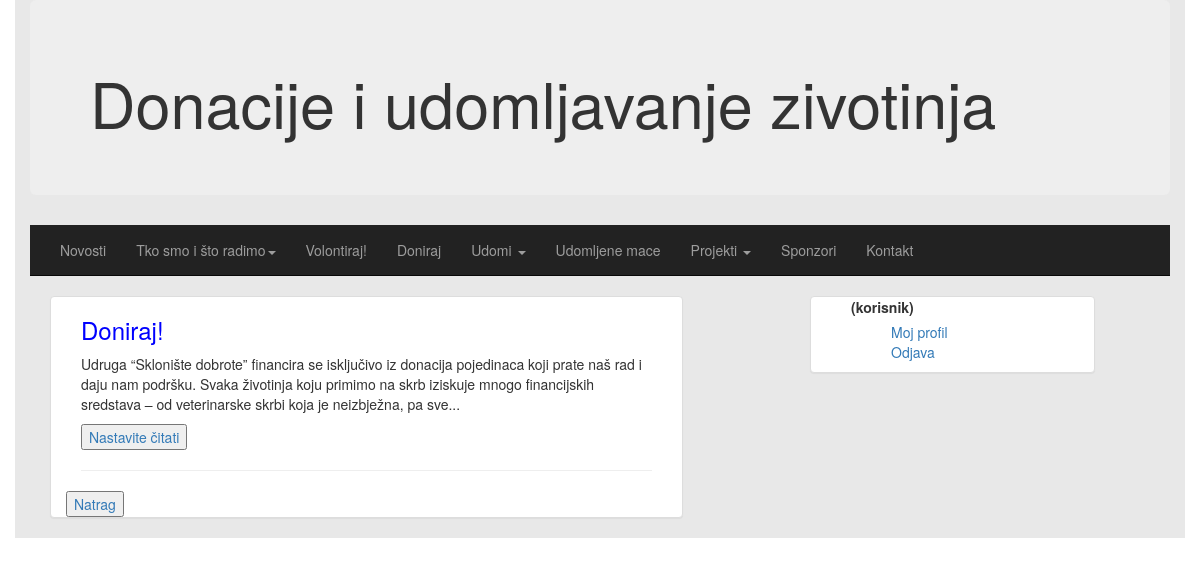
The page /doniraj.php on the database its author committed.
### tables this page shows
CREATE TABLE `volontirajidoniraj` (
  `id` int(11) NOT NULL,
  `naslov` varchar(256) NOT NULL,
  `tekst` text NOT NULL,
  `slika` varchar(128) NOT NULL
);

### doniraj.php (the view, shortened to what this page needs)
<!DOCTYPE html>
<html>
<head>
  <link rel="stylesheet" href="http://maxcdn.bootstrapcdn.com/bootstrap/3.3.4/css/bootstrap.min.css">
</head>
<body>
<div class="container" style="background-color:#E8E8E8">
  <div class="jumbotron">
    <h1>Donacije i udomljavanje zivotinja</h1>
  </div>
   <div class="navbar navbar-inverse navbar-static-top" role="navigation">
	   <div class="container">
    <div class="navbar-collapse collapse">
     <ul class="nav navbar-nav navbar-center">
       <li clas="active"><a href="index.php">Novosti</a></li>
       <li class="dropdown">
         <a href="#" class="dropdown-toggle" data-toggle="dropdown">Tko smo i što radimo<b class="caret"></b></a>
       </li>
       <li clas="active"><a href="#">Volontiraj!</a></li>
       <li clas="active"><a href="#">Doniraj</a></li>
       <li class="dropdown">
        <a href="#" class="dropdown-toggle" data-toggle="dropdown">Udomi <b class="caret"></b></a>
       </li>
       <li><a href="#">Udomljene mace</a></li>
       <li class="dropdown">
        <a href="#" class="dropdown-toggle" data-toggle="dropdown">Projekti <b class="caret"></b></a>
       </li>
       <li><a href="#">Sponzori</a></li>
       <li><a href="kontakt.php">Kontakt</a></li>
     </ul>
    </div>
	   </div>
   </div>
    <div clas="col-md-12">
    <div class="col-md-8" style="margin-left:20px">
    <?php
    $mysqli = new mysqli("localhost", "root", "root", "seminar2");
          $query= "SELECT * from volontirajidoniraj where id=2";
          $result=  $mysqli->query($query);
          while($row= $result->fetch_assoc() ){
          echo '<div class="row">';
            echo '<div class="col-md-10 panel panel-default">';
            echo '<div class="col-md-12">';
            echo '<h3 style="color:blue">' . $row['naslov']  . '</h3>';
            echo '</div>';
            $pola = substr("$row[tekst]", 0,250);
            echo '<div class="col-md-12"><p>' . $pola . '...</p>';
            echo '<button><a href="detalji.php?id=volontirajidoniraj&nav=2">Nastavite čitati</a></button><hr>';
            echo '</div>';
           echo '<button><a href="index.php">Natrag</a></button>';
            echo '</div>';
            }
    ?>
  </div>
  </div>
   <div class=" nav nav-stacked pull-center col-sm-3 panel panel-default ">
      <ul style="list-style-type:none">
       <li><label> <?php
       if($_SESSION['razina'] === 1){
        echo '(admin)';
      }else{
          echo '(korisnik)';
        }
        ?></label></li>
       <ul style="list-style-type:none">
        <li><a href="mojprofil.php">Moj profil</a></li>
          <li><a href="logout.php">Odjava</a></li>
      </ul>
      </ul>
     </div>
  </div>
 </div>
</body>
</html>

### rows shown on the page
volontirajidoniraj: naslov "Doniraj!", tekst "Udruga “Sklonište dobrote” financira se isključivo iz donacija pojedinaca koji prate naš rad i daju nam podršku. Svaka životinja koju primimo na skrb iziskuje mnogo financijskih sredstava – od veterinarske skrbi koja je neizbježna, pa sve"
